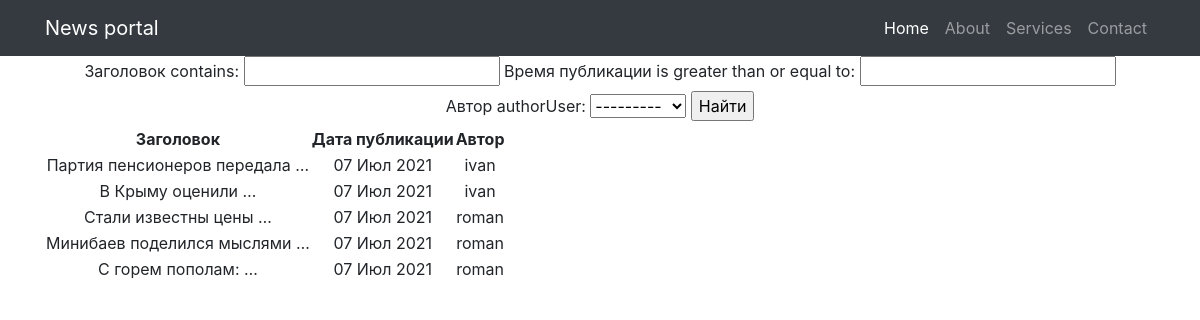
The app's page /search/, older data.
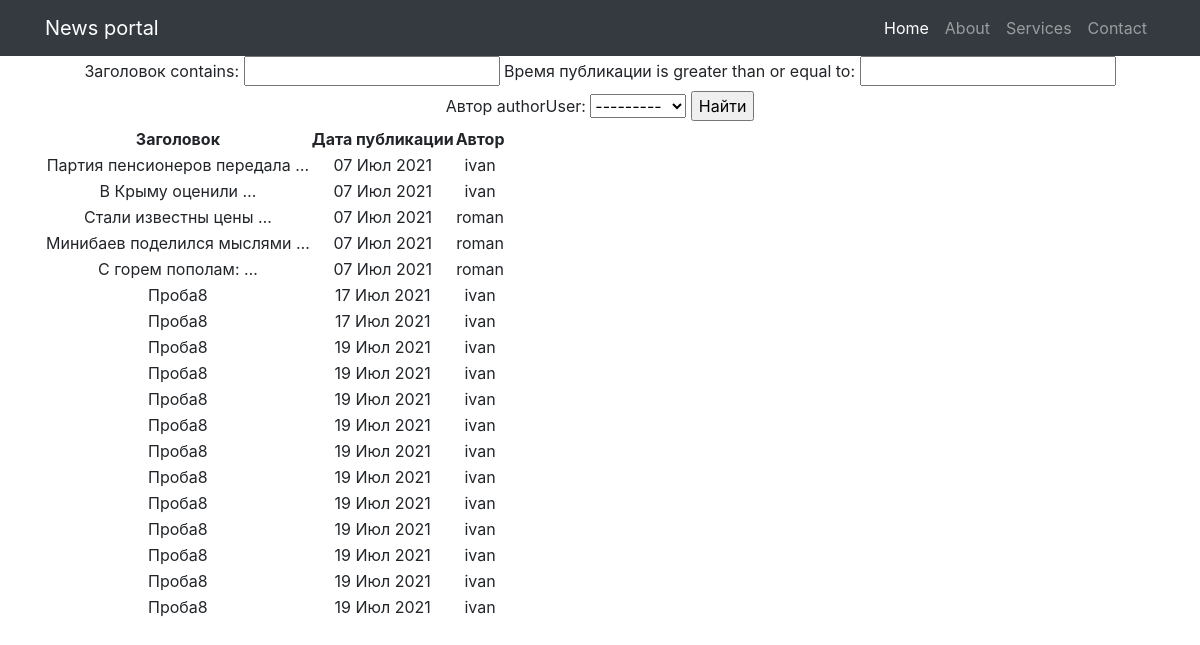
The same page, newer data.
### news/models.py (models this page shows, shortened)
class Post(models.Model):
    author = models.ForeignKey(Author, on_delete=models.CASCADE, verbose_name='Автор')
    NEWS = 'NW'
    ARTICLE = 'AR'
    RUBRIC = (
        (NEWS, 'Новость'), (ARTICLE, 'Статья')
    )
    categoryType = models.CharField(max_length=2, choices=RUBRIC, default=ARTICLE)
    time_post = models.DateTimeField(auto_now_add=True, verbose_name='Время публикации')
    postCategory = models.ManyToManyField(Category, through='PostCategory', verbose_name='Категория')
    title = models.CharField(max_length=128, verbose_name='Заголовок')
    text = models.TextField()
    rating = models.SmallIntegerField(default=0)
    class Meta:
        verbose_name = 'Публикация'
        verbose_name_plural = 'Публикации'

class Author(models.Model):
    authorUser = models.OneToOneField(User, on_delete=models.CASCADE)
    ratingAuthor = models.SmallIntegerField(default=0)
    def __str__(self):
        return self.authorUser.username
    class Meta:
        verbose_name = 'Автор'
        verbose_name_plural = 'Авторы'

### news/views.py (the view)
# urls.py: path('search/', PostSearch.as_view()),
class PostSearch(ListView):
    model = Post
    template_name = 'search.html'
    context_object_name = 'search'
    def get_context_data(self, **kwargs):
        context = super().get_context_data(**kwargs)
        context['filter'] = PostsFilter(self.request.GET, queryset=self.get_queryset())  # вписываю фильтр в контекст
        return context

### news/templatetags/custom_filters.py (called while the page is built)
@register.filter(name='censor')  # регистрируем наш фильтр под именем Censor
def censor(text):
    for word in censored_words:
        if word in text:
            text = text.replace(word, '-censored-')
        else:
            continue
    return text

### news/templates/news/search.html (shortened to what this page needs)
{% extends 'flatpages/default.html' %}
{% load custom_filters %}
{% block content %}
{% load cache %}
    {% cache 30 header %}
<form method="GET">
    {{ filter.form }}
    <input type="submit" value="Найти">
</form>
    {% endcache %}
<table>
    <thead>
        <th>
            Заголовок
        </th>
        <th>
            Дата публикации
        </th>
        <th>
            Автор
        </th>
    </thead>
    {% for post in filter.qs %}
    <tr>
        <td>
            {{ post.title|censor|truncatewords:3 }}
        </td>
        <td>
            {{ post.time_post|date:'d M Y' }}
        </td>
        <td>
            {{ post.author }}
        </td>
    </tr>
    {% endfor %}
</table>
{% endblock content %}

Row changes from the older to the newer data that the page shows:
added Post: title|censor "Проба8", time_post "17 Июл 2021", author "ivan"
added Post: title|censor "Проба8", time_post "17 Июл 2021", author "ivan"
added Post: title|censor "Проба8", time_post "19 Июл 2021", author "ivan"
added Post: title|censor "Проба8", time_post "19 Июл 2021", author "ivan"
added Post: title|censor "Проба8", time_post "19 Июл 2021", author "ivan"
added Post: title|censor "Проба8", time_post "19 Июл 2021", author "ivan"
added Post: title|censor "Проба8", time_post "19 Июл 2021", author "ivan"
added Post: title|censor "Проба8", time_post "19 Июл 2021", author "ivan"
added Post: title|censor "Проба8", time_post "19 Июл 2021", author "ivan"
added Post: title|censor "Проба8", time_post "19 Июл 2021", author "ivan"
added Post: title|censor "Проба8", time_post "19 Июл 2021", author "ivan"
added Post: title|censor "Проба8", time_post "19 Июл 2021", author "ivan"
added Post: title|censor "Проба8", time_post "19 Июл 2021", author "ivan"
